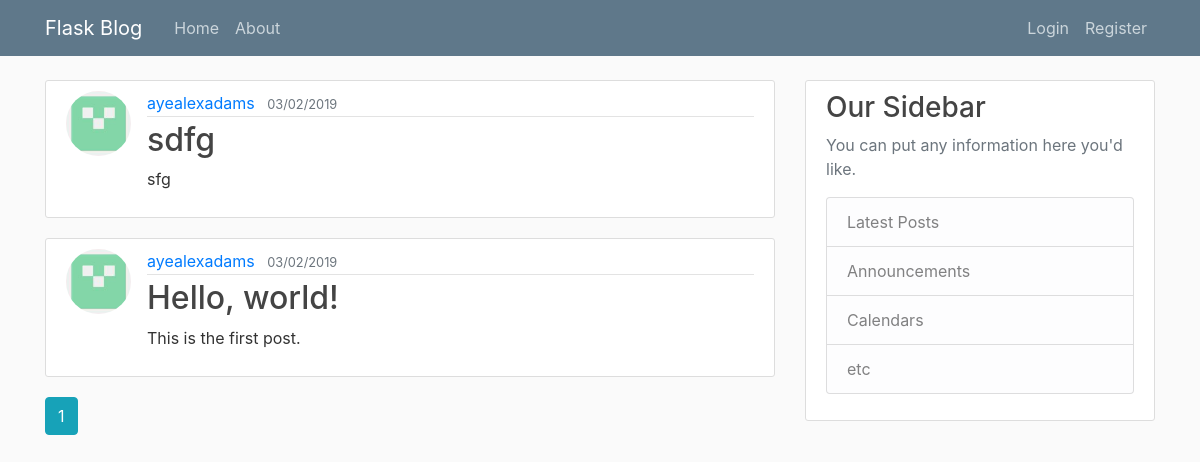
Before: / with the older database file.
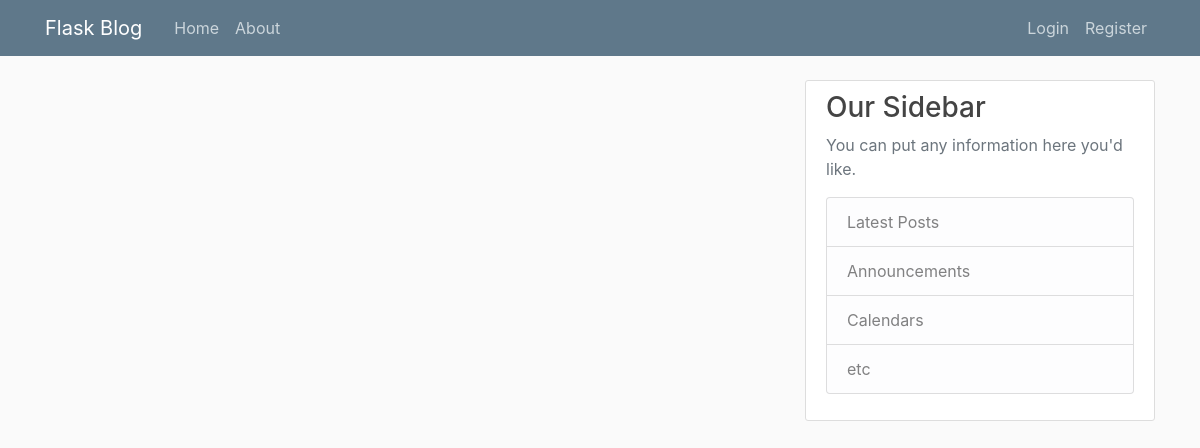
After: the same page with the newer database file.
### blog/models.py (models this page shows, shortened)
class Post(db.Model):
	id = db.Column(db.Integer, primary_key=True)
	title = db.Column(db.String(100), nullable=False)
	content = db.Column(db.Text, nullable=False)
	date_posted = db.Column(db.DateTime, nullable=False, default=datetime.utcnow)
	deleted = db.Column(db.Boolean, nullable=False, default=False)
	user_id = db.Column(db.Integer, db.ForeignKey("user.id"), nullable=False)

class User(db.Model, UserMixin):
	id = db.Column(db.Integer, primary_key=True)
	username = db.Column(db.String(20), unique=True, nullable=False)
	email = db.Column(db.String(120), unique=True, nullable=False)
	account_icon = db.Column(db.String(20), nullable=False, default="default.jpg")
	password = db.Column(db.String(60), nullable=False)
	posts = db.relationship("Post", backref="author", lazy=True)

### blog/blog/routes.py (the view)
@blog.route("/index")
@blog.route("/")
def index():
	page_num = request.args.get("page", 1, type=int)
	posts = Post.query.order_by(Post.date_posted.desc()).paginate(per_page=5, page=page_num)
	return render_template("index.html", posts=posts)

### blog/templates/index.html (shortened to what this page needs)
{% extends "layout.html" %}
{% block content %}
{% for post in posts.items %}
<article class="media content-section">
	<img class="rounded-circle article-img" src="{{ url_for('static', filename='account_icons/' + post.author.account_icon) }}">
  	<div class="media-body">
    	<div class="article-metadata">
      		<a class="mr-2" href="{{ url_for('posts.user_posts', username=post.author.username) }}">{{ post.author.username }}</a>
      		<small class="text-muted">{{ post.date_posted.strftime("%d/%m/%Y") }}</small>
    	</div>
    	<h2><a class="article-title" href="{{ url_for('posts.post', post_id=post.id) }}">{{ post.title }}</a></h2>
    	<p class="article-content">{{ post.content }}</p>
  	</div>
</article>
{% endfor %}
{% for page_num in posts.iter_pages(left_edge=2, right_edge=2, left_current=2, right_current=3) %}
	{% if page_num %}
		{% if posts.page == page_num %}
		<a class="btn btn-info mb-4" href="{{ url_for('blog.index', page=page_num) }}">{{ page_num }}</a>
		{% else %}
		<a class="btn btn-outline-info mb-4" href="{{ url_for('blog.index', page=page_num) }}">{{ page_num }}</a>
		{% endif %}
	{% endif %}
{% endfor %}
{% endblock %}

### blog/templates/layout.html (shortened to what this page needs)
<!doctype html>
<html lang="en">
<head>
    <link rel="stylesheet" href="https://maxcdn.bootstrapcdn.com/bootstrap/4.0.0/css/bootstrap.min.css">
    <link rel="stylesheet" type="text/css" href="{{ url_for('static', filename='main.css') }}">
</head>
<body>
	<header class="site-header">
	  	<nav class="navbar navbar-expand-md navbar-dark bg-steel fixed-top">
	    	<div class="container">
	      		<a class="navbar-brand mr-4" href="{{ url_for('blog.index') }}">Flask Blog</a>
			    <div class="collapse navbar-collapse" id="navbarToggle">
		        	<div class="navbar-nav mr-auto">
		          		<a class="nav-item nav-link" href="{{ url_for('blog.index') }}">Home</a>
		          		<a class="nav-item nav-link" href="{{ url_for('blog.about') }}">About</a>
		        	</div>
		        	<div class="navbar-nav">
		        		{% if current_user.is_authenticated %}
		        		<a class="nav-item nav-link" href="{{ url_for('posts.create_post') }}">New Post</a>
					        <a class="nav-item nav-link" href="{{ url_for('users.account') }}">Account</a>
					        <a class="nav-item nav-link" href="{{ url_for('users.logout') }}">Logout</a>
				        {% else %}
					        <a class="nav-item nav-link" href="{{ url_for('users.login') }}">Login</a>
					        <a class="nav-item nav-link" href="{{ url_for('users.register') }}">Register</a>
				        {% endif %}
	        		</div>
	      		</div>
	    	</div>
	  	</nav>
	</header>
	<main role="main" class="container">
	  	<div class="row">
	    	<div class="col-md-8">
	      		{% block content %}{% endblock %}
	    	</div>
	    	<div class="col-md-4">
		      	<div class="content-section">
		        	<h3>Our Sidebar</h3>
			        <p class='text-muted'>You can put any information here you'd like.
			          	<ul class="list-group">
			            	<li class="list-group-item list-group-item-light">Latest Posts</li>
			            	<li class="list-group-item list-group-item-light">Announcements</li>
			            	<li class="list-group-item list-group-item-light">Calendars</li>
			            	<li class="list-group-item list-group-item-light">etc</li>
			          	</ul>
			        </p>
		      	</div>
	    	</div>
	  	</div>
	</main>
</body>
</html>

### blog/static/main.css (style rules this page uses)
body { background: #fafafa; color: #333333; margin-top: 5rem; }
h1, h2, h3, h4, h5, h6 { color: #444444; }
.bg-steel { background-color: #5f788a; }
.site-header .navbar-nav .nav-link { color: #cbd5db; }
.content-section { background: #ffffff; padding: 10px 20px; border: 1px solid #dddddd; border-radius: 3px; margin-bottom: 20px; }

Changed rows visible on the page:
removed Post: account_icon (placeholder picture), author.username "ayealexadams", date_posted "03/02/2019", title "sdfg", content "sfg"
removed Post: account_icon (placeholder picture), author.username "ayealexadams", date_posted "03/02/2019", title "Hello, world!", content "This is the first post."
Other visible differences:
list line gone: "1"
